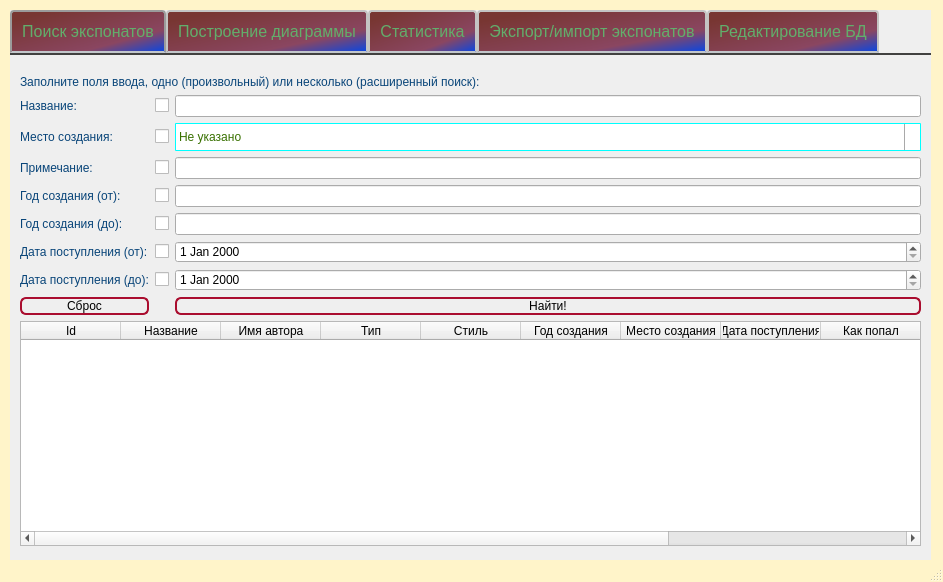
<?xml version="1.0" encoding="UTF-8"?>
<ui version="4.0">
 <class>MainWindow</class>
 <widget class="QMainWindow" name="MainWindow">
  <property name="geometry">
   <rect>
    <x>0</x>
    <y>0</y>
    <width>943</width>
    <height>582</height>
   </rect>
  </property>
  <property name="windowTitle">
   <string>ИПС учета коллекции музея</string>
  </property>
  <property name="windowIcon">
   <iconset>
    <normaloff>icon.png</normaloff>icon.png</iconset>
  </property>
  <property name="styleSheet">
   <string notr="true">QMainWindow {
	background: rgb(255, 244, 201);
}</string>
  </property>
  <widget class="QWidget" name="centralwidget">
   <widget class="QWidget" name="verticalLayoutWidget">
    <property name="geometry">
     <rect>
      <x>10</x>
      <y>10</y>
      <width>921</width>
      <height>551</height>
     </rect>
    </property>
    <layout class="QVBoxLayout" name="verticalLayout">
     <item>
      <widget class="QTabWidget" name="tabWidget">
       <property name="font">
        <font>
         <family>Tahoma</family>
         <pointsize>12</pointsize>
        </font>
       </property>
       <property name="autoFillBackground">
        <bool>true</bool>
       </property>
       <property name="styleSheet">
        <string notr="true">QTabWidget::pane { /* The tab widget frame */
    border-top: 2px solid rgb(65, 65, 64);
    position: absolute;
    top: -0.5em;
}

QTabWidget::tab-bar {
    alignment: center;
}

/* Style the tab using the tab sub-control. Note that
    it reads QTabBar _not_ QTabWidget */
QTabBar::tab {
	background: qlineargradient(spread:pad, x1:0, y1:0, x2:1, y2:1, stop:0.130682 rgba(120, 54, 50, 255), stop:0.715909 rgba(138, 70, 97, 255), stop:1 rgba(0, 70, 235, 255));
    border: 2px solid #C4C4C3;
    border-bottom-color: #C2C7CB; /* same as the pane color */
    border-top-left-radius: 4px;
    border-top-right-radius: 4px;
    min-width: 8ex;
    padding: 10px;
	color: rgb(98, 174, 107);
}

QTabBar::tab:selected, QTabBar::tab:hover {
    background: qlineargradient(x1: 0, y1: 0, x2: 0, y2: 1,
                                stop: 0 #fafafa, stop: 0.4 #f4f4f4,
                                stop: 0.5 #e7e7e7, stop: 1.0 #fafafa);
}

QTabBar::tab:selected {
    border-color: #9B9B9B;
    border-bottom-color: #C2C7CB; /* same as pane color */
}

QLabel {
	color: rgb(9, 69, 121); 
	font: 12pt &quot;Tahoma&quot;;
}

QPushButton {
	
	font: 14pt &quot;Tahoma&quot;;
    border: 2px solid rgb(170, 13, 47);
    border-radius: 6px;
    background-color: qlineargradient(x1: 0, y1: 0, x2: 0, y2: 1,
                                      stop: 0 #f6f7fa, stop: 1 #dadbde);
    min-width: 80px;
}

QPushButton:hover {
    background-color: rgb(170, 13, 47);
	color: rgb(0, 255, 255);
}

QPushButton:pressed {
    background-color: qlineargradient(x1: 0, y1: 0, x2: 0, y2: 1,
                                      stop: 0 #dadbde, stop: 1 #f6f7fa);
	color: rgb(255, 85, 0);
}

QPushButton:flat {
    border: none; /* no border for a flat push button */
}

QPushButton:default {
    border-color: navy; /* make the default button prominent */
}

QComboBox {
    border: 1px solid  rgb(0, 255, 255);
    border-radius: 1px;
    padding: 5px 15px 5px 3px;
    min-width: 6em;
	font: 12pt &quot;Tahoma&quot;;
	color: rgb(56, 112, 0);
}

QComboBox:editable {
    background: white;
}

QComboBox:!editable, QComboBox::drop-down:editable {
     background: qlineargradient(x1: 0, y1: 0, x2: 0, y2: 1,
                                 stop: 0 #E1E1E1, stop: 0.4 #DDDDDD,
                                 stop: 0.5 #D8D8D8, stop: 1.0 #D3D3D3);
}

/* QComboBox gets the &quot;on&quot; state when the popup is open */
QComboBox:!editable:on, QComboBox::drop-down:editable:on {
    background: qlineargradient(x1: 0, y1: 0, x2: 0, y2: 1,
                                stop: 0 #D3D3D3, stop: 0.4 #D8D8D8,
                                stop: 0.5 #DDDDDD, stop: 1.0 #E1E1E1);
}

QComboBox:on { /* shift the text when the popup opens */
    padding-top: 3px;
    padding-left: 4px;
}

QComboBox::drop-down {
    subcontrol-origin: padding;
    subcontrol-position: top right;
    width: 15px;

    border-left-width: 1px;
    border-left-color: darkgray;
    border-left-style: solid; /* just a single line */
    border-top-right-radius: 3px; /* same radius as the QComboBox */
    border-bottom-right-radius: 3px;
}


QComboBox::down-arrow:on { /* shift the arrow when popup is open */
    top: 1px;
    left: 1px;
}</string>
       </property>
       <property name="currentIndex">
        <number>0</number>
       </property>
       <widget class="QWidget" name="searchTab">
        <attribute name="title">
         <string>Поиск экспонатов</string>
        </attribute>
        <widget class="QWidget" name="gridLayoutWidget">
         <property name="geometry">
          <rect>
           <x>10</x>
           <y>20</y>
           <width>901</width>
           <height>471</height>
          </rect>
         </property>
         <layout class="QGridLayout" name="gridLayout">
          <item row="7" column="0">
           <widget class="QLabel" name="label_8">
            <property name="text">
             <string>Дата поступления (до):</string>
            </property>
           </widget>
          </item>
          <item row="4" column="2">
           <widget class="QLineEdit" name="lineEdit_3"/>
          </item>
          <item row="1" column="1">
           <widget class="QCheckBox" name="checkBox">
            <property name="text">
             <string/>
            </property>
            <property name="checked">
             <bool>false</bool>
            </property>
           </widget>
          </item>
          <item row="4" column="1">
           <widget class="QCheckBox" name="checkBox_4">
            <property name="text">
             <string/>
            </property>
           </widget>
          </item>
          <item row="8" column="2">
           <widget class="QPushButton" name="findPushButton">
            <property name="text">
             <string>Найти!</string>
            </property>
           </widget>
          </item>
          <item row="3" column="2">
           <widget class="QLineEdit" name="lineEdit_2"/>
          </item>
          <item row="0" column="0" colspan="3">
           <widget class="QLabel" name="label">
            <property name="text">
             <string>Заполните поля ввода, одно (произвольный) или несколько (расширенный поиск):</string>
            </property>
           </widget>
          </item>
          <item row="8" column="0">
           <widget class="QPushButton" name="clearButton1">
            <property name="text">
             <string>Сброс</string>
            </property>
           </widget>
          </item>
          <item row="4" column="0">
           <widget class="QLabel" name="label_5">
            <property name="text">
             <string>Год создания (от):</string>
            </property>
           </widget>
          </item>
          <item row="5" column="1">
           <widget class="QCheckBox" name="checkBox_5">
            <property name="text">
             <string/>
            </property>
           </widget>
          </item>
          <item row="7" column="1">
           <widget class="QCheckBox" name="checkBox_7">
            <property name="text">
             <string/>
            </property>
           </widget>
          </item>
          <item row="6" column="2">
           <widget class="QDateEdit" name="dateEdit_3"/>
          </item>
          <item row="7" column="2">
           <widget class="QDateEdit" name="dateEdit_4"/>
          </item>
          <item row="2" column="0">
           <widget class="QLabel" name="label_3">
            <property name="text">
             <string>Место создания:</string>
            </property>
           </widget>
          </item>
          <item row="1" column="2">
           <widget class="QLineEdit" name="lineEdit"/>
          </item>
          <item row="1" column="0">
           <widget class="QLabel" name="label_2">
            <property name="text">
             <string>Название:</string>
            </property>
           </widget>
          </item>
          <item row="2" column="2">
           <widget class="QComboBox" name="comboBox">
            <item>
             <property name="text">
              <string>Не указано</string>
             </property>
            </item>
           </widget>
          </item>
          <item row="2" column="1">
           <widget class="QCheckBox" name="checkBox_2">
            <property name="text">
             <string/>
            </property>
           </widget>
          </item>
          <item row="5" column="2">
           <widget class="QLineEdit" name="lineEdit_4"/>
          </item>
          <item row="5" column="0">
           <widget class="QLabel" name="label_6">
            <property name="text">
             <string>Год создания (до):</string>
            </property>
           </widget>
          </item>
          <item row="6" column="1">
           <widget class="QCheckBox" name="checkBox_6">
            <property name="text">
             <string/>
            </property>
           </widget>
          </item>
          <item row="3" column="0">
           <widget class="QLabel" name="label_4">
            <property name="text">
             <string>Примечание:</string>
            </property>
           </widget>
          </item>
          <item row="6" column="0">
           <widget class="QLabel" name="label_7">
            <property name="text">
             <string>Дата поступления (от):</string>
            </property>
           </widget>
          </item>
          <item row="3" column="1">
           <widget class="QCheckBox" name="checkBox_3">
            <property name="text">
             <string/>
            </property>
           </widget>
          </item>
          <item row="9" column="0" colspan="3">
           <widget class="QTableWidget" name="tableWidget">
            <column>
             <property name="text">
              <string>Id</string>
             </property>
            </column>
            <column>
             <property name="text">
              <string>Название</string>
             </property>
            </column>
            <column>
             <property name="text">
              <string>Имя автора</string>
             </property>
            </column>
            <column>
             <property name="text">
              <string>Тип</string>
             </property>
            </column>
            <column>
             <property name="text">
              <string>Стиль</string>
             </property>
            </column>
            <column>
             <property name="text">
              <string>Год создания</string>
             </property>
            </column>
            <column>
             <property name="text">
              <string>Место создания</string>
             </property>
            </column>
            <column>
             <property name="text">
              <string>Дата поступления</string>
             </property>
            </column>
            <column>
             <property name="text">
              <string>Как попал</string>
             </property>
            </column>
            <column>
             <property name="text">
              <string>Место демонстрации</string>
             </property>
            </column>
            <column>
             <property name="text">
              <string>Примечание</string>
             </property>
            </column>
           </widget>
          </item>
         </layout>
        </widget>
       </widget>
       <widget class="QWidget" name="diagrammTab">
        <attribute name="title">
         <string>Построение диаграммы</string>
        </attribute>
        <widget class="QWidget" name="verticalLayoutWidget_2">
         <property name="geometry">
          <rect>
           <x>10</x>
           <y>50</y>
           <width>891</width>
           <height>441</height>
          </rect>
         </property>
         <layout class="QVBoxLayout" name="verticalLayout_2"/>
        </widget>
        <widget class="QPushButton" name="pushButtonDiag">
         <property name="geometry">
          <rect>
           <x>10</x>
           <y>10</y>
           <width>891</width>
           <height>31</height>
          </rect>
         </property>
         <property name="text">
          <string>Построить</string>
         </property>
        </widget>
       </widget>
       <widget class="QWidget" name="statTab">
        <attribute name="title">
         <string>Статистика</string>
        </attribute>
        <widget class="QWidget" name="gridLayoutWidget_2">
         <property name="geometry">
          <rect>
           <x>0</x>
           <y>10</y>
           <width>911</width>
           <height>491</height>
          </rect>
         </property>
         <layout class="QGridLayout" name="gridLayout_2">
          <item row="3" column="0">
           <widget class="QRadioButton" name="radioButton_2">
            <property name="text">
             <string>По типу</string>
            </property>
           </widget>
          </item>
          <item row="5" column="0">
           <widget class="QRadioButton" name="radioButton_4">
            <property name="text">
             <string>По году создания</string>
            </property>
           </widget>
          </item>
          <item row="4" column="0">
           <widget class="QRadioButton" name="radioButton_3">
            <property name="text">
             <string>По стилю</string>
            </property>
           </widget>
          </item>
          <item row="7" column="0">
           <widget class="QRadioButton" name="radioButton_6">
            <property name="text">
             <string>По месту демонстрации/хранения</string>
            </property>
           </widget>
          </item>
          <item row="6" column="0">
           <widget class="QRadioButton" name="radioButton_5">
            <property name="text">
             <string>По способу поступления в музей</string>
            </property>
           </widget>
          </item>
          <item row="1" column="0">
           <widget class="QPushButton" name="pushButtonStat">
            <property name="text">
             <string>Экспортировать всю статистику в файл</string>
            </property>
           </widget>
          </item>
          <item row="0" column="0">
           <widget class="QLabel" name="label_9">
            <property name="font">
             <font>
              <family>Tahoma</family>
              <pointsize>12</pointsize>
              <weight>50</weight>
              <italic>false</italic>
              <bold>false</bold>
             </font>
            </property>
            <property name="styleSheet">
             <string notr="true"/>
            </property>
            <property name="text">
             <string>Количество экспонатов по различным критериям</string>
            </property>
            <property name="alignment">
             <set>Qt::AlignCenter</set>
            </property>
           </widget>
          </item>
          <item row="2" column="0">
           <widget class="QRadioButton" name="radioButton">
            <property name="text">
             <string>Вывести по авторам</string>
            </property>
           </widget>
          </item>
          <item row="8" column="0">
           <widget class="QListWidget" name="listWidget"/>
          </item>
         </layout>
        </widget>
       </widget>
       <widget class="QWidget" name="expoTab">
        <attribute name="title">
         <string>Экспорт/импорт экспонатов</string>
        </attribute>
        <widget class="QWidget" name="gridLayoutWidget_3">
         <property name="geometry">
          <rect>
           <x>10</x>
           <y>10</y>
           <width>908</width>
           <height>481</height>
          </rect>
         </property>
         <layout class="QGridLayout" name="gridLayout_3">
          <item row="0" column="1">
           <widget class="QLineEdit" name="lineEdit_5"/>
          </item>
          <item row="0" column="0">
           <widget class="QLabel" name="label_10">
            <property name="text">
             <string>Введите id экспонатов для экспорта по одному,
через запятую или диапазон через дефис:</string>
            </property>
           </widget>
          </item>
          <item row="1" column="1">
           <widget class="QPushButton" name="pushButtonClr2">
            <property name="text">
             <string>Сброс поля</string>
            </property>
           </widget>
          </item>
          <item row="1" column="0">
           <widget class="QPushButton" name="pushButtonExport">
            <property name="text">
             <string>Экспортировать</string>
            </property>
           </widget>
          </item>
          <item row="2" column="0">
           <widget class="QLabel" name="label_11">
            <property name="text">
             <string>Выберите файл для импорта экспонатов:</string>
            </property>
           </widget>
          </item>
          <item row="2" column="1">
           <widget class="QPushButton" name="pushButtonImport">
            <property name="text">
             <string>Выбрать файл и импортировать экспонаты</string>
            </property>
           </widget>
          </item>
         </layout>
        </widget>
       </widget>
       <widget class="QWidget" name="editTab">
        <attribute name="title">
         <string>Редактирование БД</string>
        </attribute>
        <widget class="QPushButton" name="pushButtonEdit">
         <property name="geometry">
          <rect>
           <x>320</x>
           <y>200</y>
           <width>271</width>
           <height>81</height>
          </rect>
         </property>
         <property name="text">
          <string>Запустить окно редактора</string>
         </property>
        </widget>
       </widget>
      </widget>
     </item>
    </layout>
   </widget>
  </widget>
  <widget class="QStatusBar" name="statusbar"/>
 </widget>
 <resources/>
 <connections/>
</ui>
